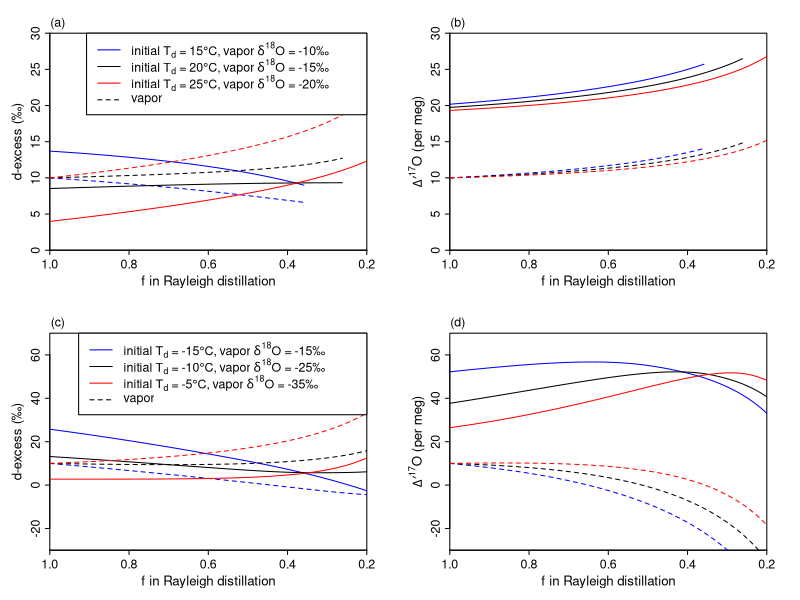

Recreate this plot in R.
rm(list=ls())

# fractionation
a18eff <- function(temp,mode="k",l=0.004) {
  if (temp >= 273.15) {
    eq <- exp(1137/temp^2-0.4156/temp-0.00207)
    value <- eq
  }
  else if (temp <= 250.15) {
    eq <- exp(11.839/temp-0.028224)
    Si <- 1-l*(temp-273.15)
    diff16_18 <- 1.0285
    k <- Si/(eq*diff16_18*(Si-1)+1)
    if (mode=="no k") {k <- 1}
    value <- k*eq
  }
  else {
    eq_273 <- exp(1137/273.15^2-0.4156/273.15-0.00207)
    eq_274 <- exp(1137/274.15^2-0.4156/274.15-0.00207)
    eq_250 <- exp(11.839/250.15-0.028224)
    eq_249 <- exp(11.839/249.15-0.028224)
    Si_250 <- 1-l*(250.15-273.15)
    Si_249 <- 1-l*(249.15-273.15)
    diff16_18 <- 1.0285
    k_250 <- Si_250/(eq_250*diff16_18*(Si_250-1)+1)
    k_249 <- Si_249/(eq_249*diff16_18*(Si_249-1)+1)
    if (mode=="no k") {k_250 <- k_249 <- 1}
    x1 <- 250.15
    x2 <- 273.15
    k1 <- eq_250*k_250-eq_249*k_249
    k2 <- eq_274-eq_273
    y1 <- eq_250*k_250
    y2 <- eq_273
    answer <- solve(matrix(c(x1^3,x2^3,3*x1^2,3*x2^2,x1^2,x2^2,2*x1,2*x2,x1,x2,1,1,1,1,0,0),ncol=4),c(y1,y2,k1,k2))
    value <- answer[1]*temp^3+answer[2]*temp^2+answer[3]*temp+answer[4]
  }
  return(value)
}

a17eff <- function(temp,mode="k",l=0.004) {
  if (temp >= 273.15) {
    eq <- exp(1137/temp^2-0.4156/temp-0.00207)^0.529
    value <- eq
  }
  else if (temp <= 250.15) {
    eq <- exp(11.839/temp-0.028224)^0.529
    Si <- 1-l*(temp-273.15)
    diff16_17 <- 1.0285^0.518
    k <- Si/(eq*diff16_17*(Si-1)+1)
    if (mode=="no k") {k <- 1}
    value <- k*eq
  }
  else {
    eq_273 <- exp(1137/273.15^2-0.4156/273.15-0.00207)^0.529
    eq_274 <- exp(1137/274.15^2-0.4156/274.15-0.00207)^0.529
    eq_250 <- exp(11.839/250.15-0.028224)^0.529
    eq_249 <- exp(11.839/249.15-0.028224)^0.529
    Si_250 <- 1-l*(250.15-273.15)
    Si_249 <- 1-l*(249.15-273.15)
    diff16_17 <- 1.0285^0.518
    k_250 <- Si_250/(eq_250*diff16_17*(Si_250-1)+1)
    k_249 <- Si_249/(eq_249*diff16_17*(Si_249-1)+1)
    if (mode=="no k") {k_250 <- k_249 <- 1}
    x1 <- 250.15
    x2 <- 273.15
    k1 <- eq_250*k_250-eq_249*k_249
    k2 <- eq_274-eq_273
    y1 <- eq_250*k_250
    y2 <- eq_273
    answer <- solve(matrix(c(x1^3,x2^3,3*x1^2,3*x2^2,x1^2,x2^2,2*x1,2*x2,x1,x2,1,1,1,1,0,0),ncol=4),c(y1,y2,k1,k2))
    value <- answer[1]*temp^3+answer[2]*temp^2+answer[3]*temp+answer[4]
  }
  return(value)
}

a2eff <- function(temp,mode="k",l=0.004) {
  if (temp >= 273.15) {
    eq <- exp(24844/temp^2-76.248/temp+0.05261)
    value <- eq
  }
  else if (temp <= 250.15) {
    eq <- exp(16289/temp^2-0.0945)
    Si <- 1-l*(temp-273.15)
    diff1_2 <- 1.0251
    k <- Si/(eq*diff1_2*(Si-1)+1)
    if (mode=="no k") {k <- 1}
    value <- k*eq
  }
  else {
    eq_273 <- exp(24844/273.15^2-76.248/273.15+0.05261)
    eq_274 <- exp(24844/274.15^2-76.248/274.15+0.05261)
    eq_250 <- exp(16289/250.15^2-0.0945)
    eq_249 <- exp(16289/249.15^2-0.0945)
    Si_250 <- 1-l*(250.15-273.15)
    Si_249 <- 1-l*(249.15-273.15)
    diff1_2 <- 1.0251
    k_250 <- Si_250/(eq_250*diff1_2*(Si_250-1)+1)
    k_249 <- Si_249/(eq_249*diff1_2*(Si_249-1)+1)
    if (mode=="no k") {k_250 <- k_249 <- 1}
    x1 <- 250.15
    x2 <- 273.15
    k1 <- eq_250*k_250-eq_249*k_249
    k2 <- eq_274-eq_273
    y1 <- eq_250*k_250
    y2 <- eq_273
    answer <- solve(matrix(c(x1^3,x2^3,3*x1^2,3*x2^2,x1^2,x2^2,2*x1,2*x2,x1,x2,1,1,1,1,0,0),ncol=4),c(y1,y2,k1,k2))
    value <- answer[1]*temp^3+answer[2]*temp^2+answer[3]*temp+answer[4]
  }
  return(value)
}

# 17O converter
get_D17O <- function(d18O,d17O){
  (log(d17O/1000+1)-0.528*log(d18O/1000+1))*10^6
}

get_d17O <- function(d18O,D17O){
  1000*(exp(D17O/10^6+0.528*log(d18O/1000+1))-1)
}

# Rayleigh
CC_relation <- function(temp){
  es <- 611.2*exp(17.67*temp/(temp+243.5))
  return(es)
}

Rayleigh_computer4 <- function(d18Ov,dxsv,D17Ov,initial_td,final_td,step,advection=T,lambda){
  if (advection==T) {times <- 1} else (times <- 0.5)
  td_list <- seq(initial_td,final_td,length.out=step)
  f_list <- CC_relation(td_list)
  f_list <- f_list/f_list[1]
  
  d18Ov_list <- d18Ov
  d2Hv_list <- dxsv+8*d18Ov
  d17Ov_list <- get_d17O(d18Ov,D17Ov)
  
  d18Op_list <- (d18Ov_list+1000)*a18eff(initial_td+273.15,"k",lambda)-1000
  d2Hp_list <- (d2Hv_list+1000)*a2eff(initial_td+273.15,"k",lambda)-1000
  d17Op_list <- (d17Ov_list+1000)*a17eff(initial_td+273.15,"k",lambda)-1000
  
  for (i in 2:step){
    d18Ov_list[i] <- (d18Ov_list[i-1]+1000)*(f_list[i]/f_list[i-1])^(a18eff(td_list[i]+273.15,"k",lambda)^times-1)-1000
    d17Ov_list[i] <- (d17Ov_list[i-1]+1000)*(f_list[i]/f_list[i-1])^(a17eff(td_list[i]+273.15,"k",lambda)^times-1)-1000
    d2Hv_list[i] <- (d2Hv_list[i-1]+1000)*(f_list[i]/f_list[i-1])^(a2eff(td_list[i]+273.15,"k",lambda)^times-1)-1000
    
    d18Op_list[i] <- (d18Ov_list[i]+1000)*a18eff(td_list[i]+273.15,"k",lambda)-1000
    d17Op_list[i] <- (d17Ov_list[i]+1000)*a17eff(td_list[i]+273.15,"k",lambda)-1000
    d2Hp_list[i] <- (d2Hv_list[i]+1000)*a2eff(td_list[i]+273.15,"k",lambda)-1000
  }
  
  return(list(d18Op_list,d17Op_list,d2Hp_list,
              d18Ov_list,d17Ov_list,d2Hv_list,f_list))
}

### d-excess/D17O vs f ###
result1 <- Rayleigh_computer4(-10,10,10,15,0,1000,T,0.004)
result2 <- Rayleigh_computer4(-15,10,10,20,0,1000,T,0.004)
result3 <- Rayleigh_computer4(-20,10,10,25,0,1000,T,0.004)
result4 <- Rayleigh_computer4(-15,10,10,-15,-50,1000,T,0.004)
result5 <- Rayleigh_computer4(-25,10,10,-10,-50,1000,T,0.004)
result6 <- Rayleigh_computer4(-35,10,10,-5,-50,1000,T,0.004)

par(mfrow=c(2,2),mar=c(3,3,2,2),xpd=T)
# 1
plot(NA,NA,xlim=c(1,0.2),ylim=c(0,30),xaxs="i",yaxs="i",xaxt="n",yaxt="n")
axis(1,seq(1,0.2,-0.2),cex.axis=0.9,padj=-1.3,tck=-0.02)
axis(2,seq(0,30,5),cex.axis=0.9,padj=1.1,tck=-0.02)
mtext("f in Rayleigh distillation",1,padj=2.2,cex=0.8)
mtext(expression(paste("d-excess (","\u2030",")")),2,padj=-1.7,cex=0.8)

lines(result1[[7]],result1[[3]]-8*result1[[1]],type='l',col="blue")
lines(result1[[7]],result1[[6]]-8*result1[[4]],type='l',col="blue",lty=2)
lines(result2[[7]],result2[[3]]-8*result2[[1]],type='l',col="black")
lines(result2[[7]],result2[[6]]-8*result2[[4]],type='l',col="black",lty=2)
lines(result3[[7]][1:980],result3[[3]][1:980]-8*result3[[1]][1:980],type='l',col="red")
lines(result3[[7]][1:980],result3[[6]][1:980]-8*result3[[4]][1:980],type='l',col="red",lty=2)
text(0.98,31.3,"(a)",cex=0.9)
legend("topright",c(expression(paste("initial T"[d]," = 15\u00B0C, vapor ",delta^18,"O = -10\u2030")),
                   expression(paste("initial T"[d]," = 20\u00B0C, vapor ",delta^18,"O = -15\u2030")),
                   expression(paste("initial T"[d]," = 25\u00B0C, vapor ",delta^18,"O = -20\u2030")),"vapor"),
       col=c("blue","black","red","black"),lwd=1,lty=c(1,1,1,2),cex=0.9,text.width=0.58)

# 2
plot(NA,NA,xlim=c(1,0.2),ylim=c(0,30),xaxs="i",yaxs="i",xaxt="n",yaxt="n")
axis(1,seq(1,0.2,-0.2),cex.axis=0.9,padj=-1.3,tck=-0.02)
axis(2,seq(0,30,5),cex.axis=0.9,padj=1.1,tck=-0.02)
mtext("f in Rayleigh distillation",1,padj=2.2,cex=0.8)
mtext(expression(paste(Delta*minute^17,"O"," (per meg)")),2,padj=-1.3,cex=0.8)

lines(result1[[7]],get_D17O(result1[[1]],result1[[2]]),type='l',col="blue")
lines(result1[[7]],get_D17O(result1[[4]],result1[[5]]),type='l',col="blue",lty=2)
lines(result2[[7]],get_D17O(result2[[1]],result2[[2]]),type='l',col="black")
lines(result2[[7]],get_D17O(result2[[4]],result2[[5]]),type='l',col="black",lty=2)
lines(result3[[7]][1:980],get_D17O(result3[[1]],result3[[2]])[1:980],type='l',col="red")
lines(result3[[7]][1:980],get_D17O(result3[[4]],result3[[5]])[1:980],type='l',col="red",lty=2)
text(0.98,31.3,"(b)",cex=0.9)

# 3
plot(NA,NA,xlim=c(1,0.2),ylim=c(-30,70),xaxs="i",yaxs="i",xaxt="n",yaxt="n")
axis(1,seq(1,0.2,-0.2),cex.axis=0.9,padj=-1.3,tck=-0.02)
axis(2,seq(-20,60,20),cex.axis=0.9,padj=1.1,tck=-0.02)
mtext("f in Rayleigh distillation",1,padj=2.2,cex=0.8)
mtext(expression(paste("d-excess (","\u2030",")")),2,padj=-1.7,cex=0.8)

lines(result4[[7]][1:514],result4[[3]][1:514]-8*result4[[1]][1:514],type='l',col="blue")
lines(result4[[7]][1:514],result4[[6]][1:514]-8*result4[[4]][1:514],type='l',col="blue",lty=2)
lines(result5[[7]][1:469],result5[[3]][1:469]-8*result5[[1]][1:469],type='l',col="black")
lines(result5[[7]][1:469],result5[[6]][1:469]-8*result5[[4]][1:469],type='l',col="black",lty=2)
lines(result6[[7]][1:434],result6[[3]][1:434]-8*result6[[1]][1:434],type='l',col="red")
lines(result6[[7]][1:434],result6[[6]][1:434]-8*result6[[4]][1:434],type='l',col="red",lty=2)
text(0.98,74.5,"(c)",cex=0.9)
legend("topright",c(expression(paste("initial T"[d]," = -15\u00B0C, vapor ",delta^18,"O = -15\u2030")),
                   expression(paste("initial T"[d]," = -10\u00B0C, vapor ",delta^18,"O = -25\u2030")),
                   expression(paste("initial T"[d]," = -5\u00B0C, vapor ",delta^18,"O = -35\u2030")),"vapor"),
       col=c("blue","black","red","black"),lwd=1,lty=c(1,1,1,2),cex=0.9,text.width=0.6)

# 4
plot(NA,NA,xlim=c(1,0.2),ylim=c(-30,70),xaxs="i",yaxs="i",xaxt="n",yaxt="n")
axis(1,seq(1,0.2,-0.2),cex.axis=0.9,padj=-1.3,tck=-0.02)
axis(2,seq(-20,60,20),cex.axis=0.9,padj=1.1,tck=-0.02)
mtext("f in Rayleigh distillation",1,padj=2.2,cex=0.8)
mtext(expression(paste(Delta*minute^17,"O"," (per meg)")),2,padj=-1.3,cex=0.8)

lines(result4[[7]][1:514],get_D17O(result4[[1]],result4[[2]])[1:514],type='l',col="blue")
lines(result4[[7]][1:393],get_D17O(result4[[4]],result4[[5]])[1:393],type='l',col="blue",lty=2)
lines(result5[[7]][1:469],get_D17O(result5[[1]],result5[[2]])[1:469],type='l',col="black")
lines(result5[[7]][1:443],get_D17O(result5[[4]],result5[[5]])[1:443],type='l',col="black",lty=2)
lines(result6[[7]][1:434],get_D17O(result6[[1]],result6[[2]])[1:434],type='l',col="red")
lines(result6[[7]][1:434],get_D17O(result6[[4]],result6[[5]])[1:434],type='l',col="red",lty=2)
text(0.98,74.5,"(d)",cex=0.9)